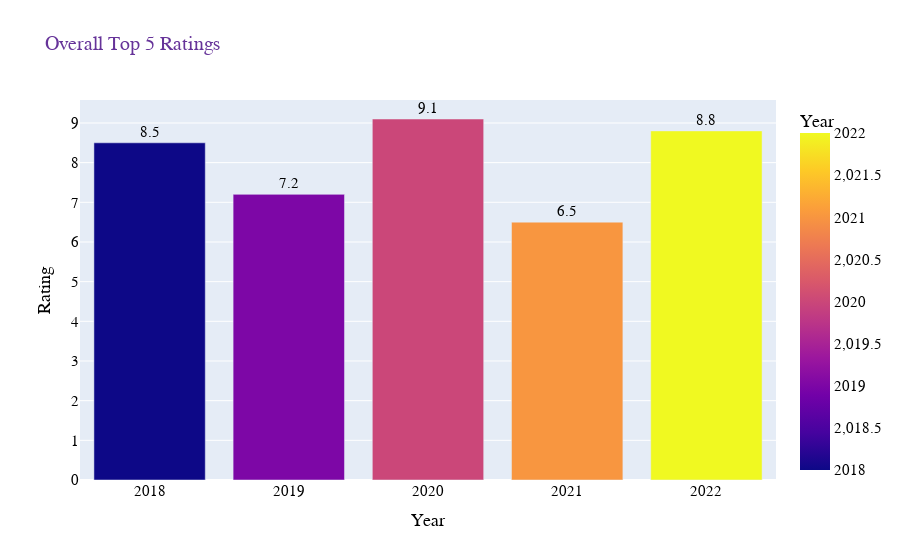

The notebook cell this image was saved under:
### Code cell
import pandas as pd
import plotly.express as px

# Sample DataFrame (replace with your actual DataFrame)
data = {
    'Name': ['MovieA', 'MovieB', 'MovieC', 'MovieD', 'MovieE'],
    'Year': [2018, 2019, 2020, 2021, 2022],
    'Rating': [8.5, 7.2, 9.1, 6.5, 8.8],
    'Votes': [15000, 8000, 22000, 12000, 9000]
}
d = pd.DataFrame(data)

# Check if 'Year' and 'Rating' columns exist
if 'Year' in d.columns and 'Rating' in d.columns:
    # Sort by 'Rating' and take the top 5
    top5_rating = d[['Year', 'Rating']].sort_values(by='Rating', ascending=False).head()

    # Create a bar chart using Plotly Express
    fig = px.bar(top5_rating, x='Year', y='Rating',
                 color='Year', text='Rating',
                 labels={'Year': 'Year', 'Rating': 'Rating'},
                 title='Overall Top 5 Ratings',
                 color_discrete_map={'Year': 'purple'})

    fig.update_traces(texttemplate='%{text:.1f}', textposition='outside')

    fig.update_layout(xaxis=dict(tickangle=0))

    # Customize layout
    fig.update_layout(
        xaxis_title="Year",
        yaxis_title="Rating",
        title_font=dict(size=20, family="Arial, sans-serif", color="RebeccaPurple"),
        font=dict(family="Arial, sans-serif", size=15, color="Black"),
        legend=dict(title=dict(text='', font=dict(size=10)))
    )

    fig.show()
else:
    print("One or more required columns ('Year', 'Rating') are missing.")

### Figure 1 — Plotly figure (JSON) as saved in the notebook; plotly's stock layout.template omitted (floating-point values rounded to 4 significant figures)
{"data": [{"alignmentgroup": "True", "hovertemplate": "Year=%{marker.color}<br>Rating=%{text}<extra></extra>", "legendgroup": "", "marker": {"color": [2020, 2022, 2018, 2019, 2021], "coloraxis": "coloraxis", "pattern": {"shape": ""}}, "name": "", "offsetgroup": "", "orientation": "v", "showlegend": false, "text": [9.1, 8.8, 8.5, 7.2, 6.5], "textposition": "outside", "texttemplate": "%{text:.1f}", "type": "bar", "x": [2020, 2022, 2018, 2019, 2021], "xaxis": "x", "y": [9.1, 8.8, 8.5, 7.2, 6.5], "yaxis": "y"}], "layout": {"barmode": "relative", "coloraxis": {"colorbar": {"title": {"text": "Year"}}, "colorscale": [[0, "#0d0887"], [0.1111, "#46039f"], [0.2222, "#7201a8"], [0.3333, "#9c179e"], [0.4444, "#bd3786"], [0.5556, "#d8576b"], [0.6667, "#ed7953"], [0.7778, "#fb9f3a"], [0.8889, "#fdca26"], [1, "#f0f921"]]}, "font": {"color": "Black", "family": "Arial, sans-serif", "size": 15}, "legend": {"title": {"font": {"size": 10}, "text": ""}, "tracegroupgap": 0}, "title": {"font": {"color": "RebeccaPurple", "family": "Arial, sans-serif", "size": 20}, "text": "Overall Top 5 Ratings"}, "xaxis": {"anchor": "y", "domain": [0, 1], "tickangle": 0, "title": {"text": "Year"}}, "yaxis": {"anchor": "x", "domain": [0, 1], "title": {"text": "Rating"}}}}
